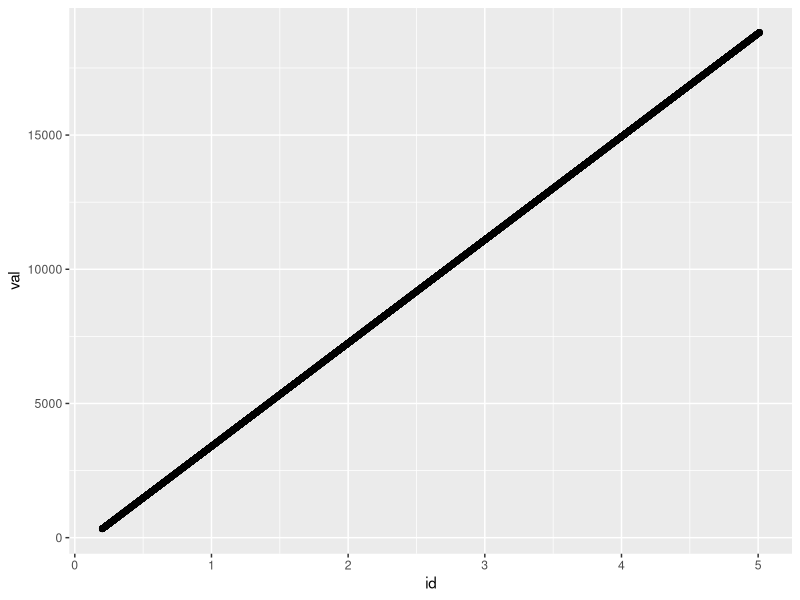
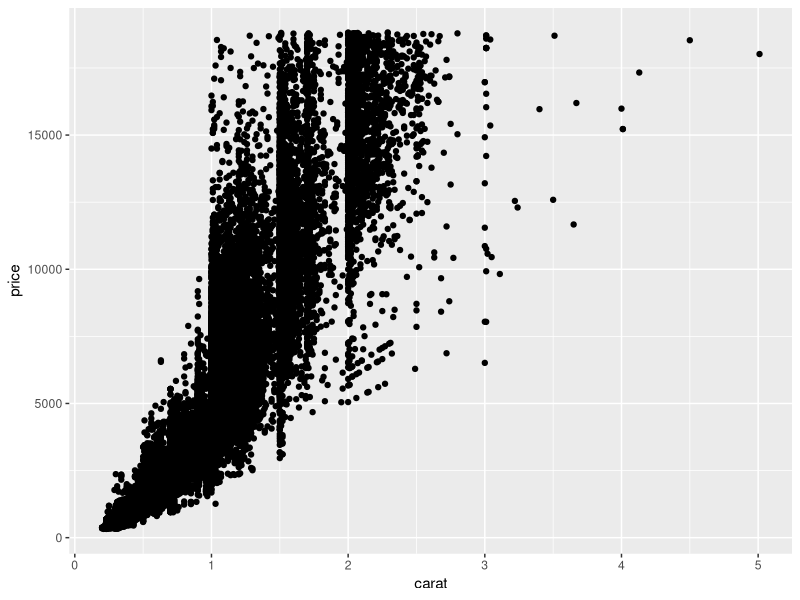
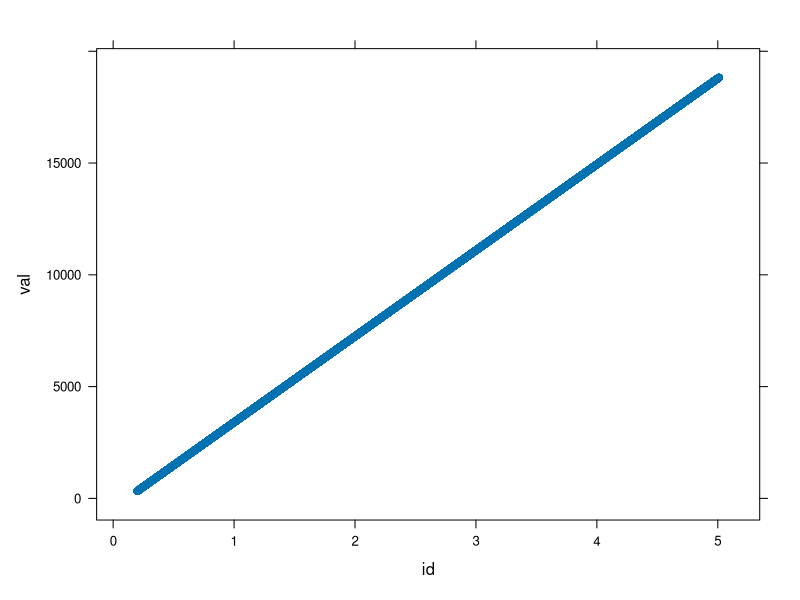
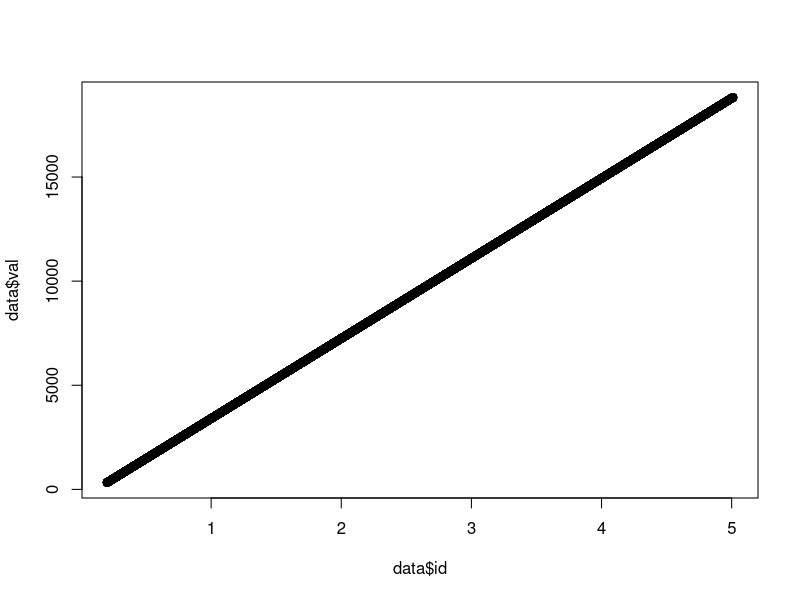
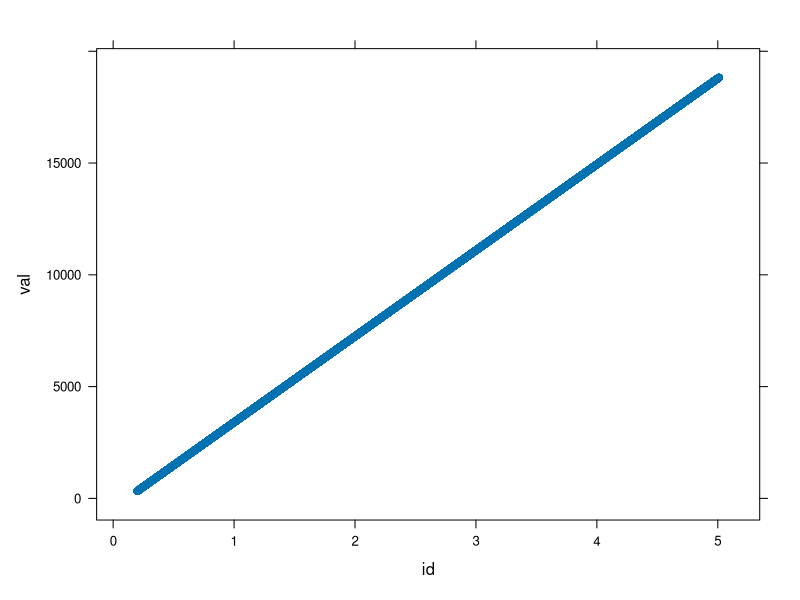
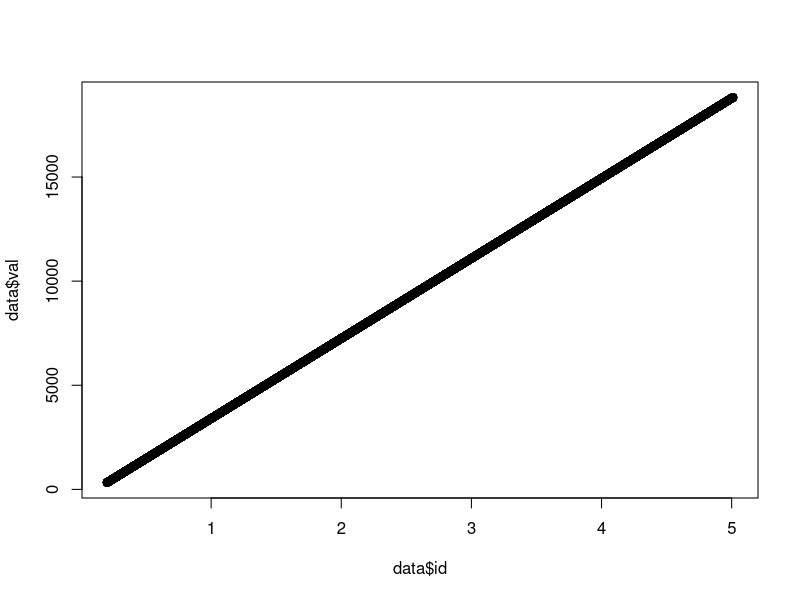
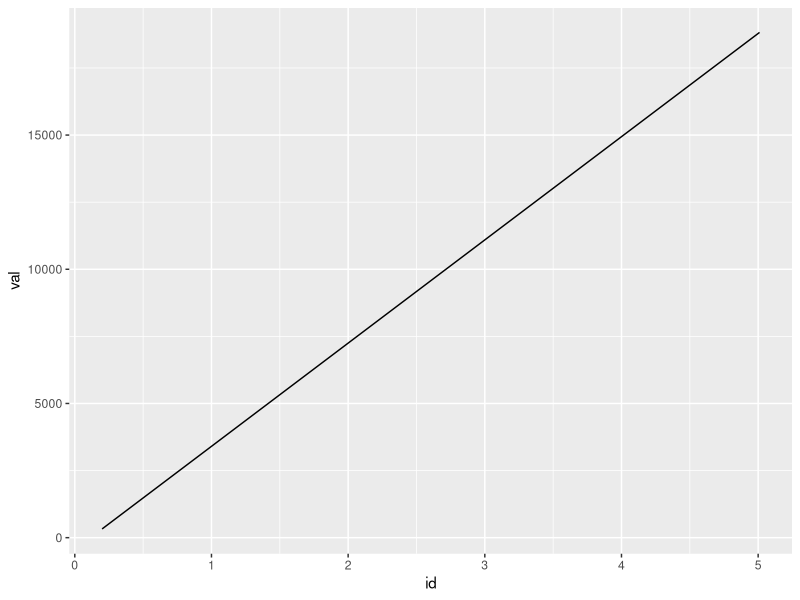
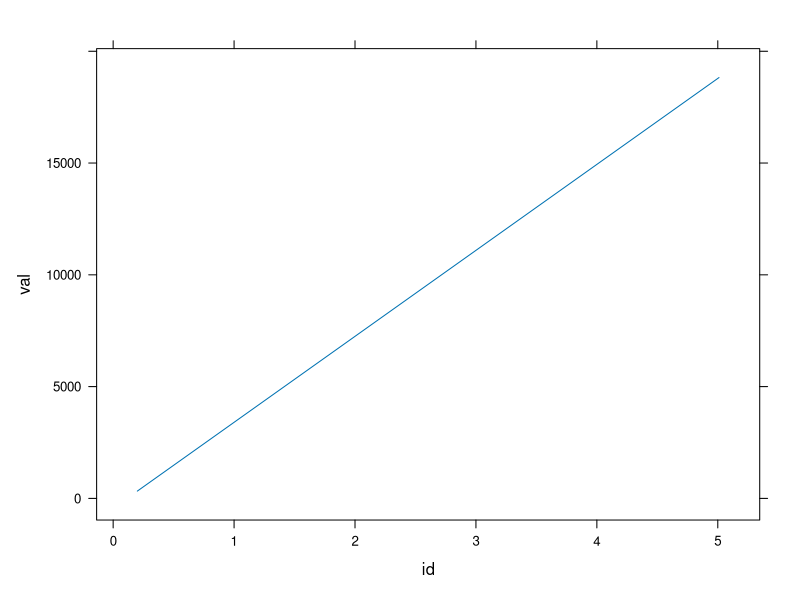

The R script that drew these images, in order: (Note: this script raises an error after producing the figures.)
## ---- chunk 1
knitr::opts_chunk$set(echo = TRUE, cache = TRUE)
## ---- chunk 2
library(tidyr)
library(forcats)
library(dplyr)

library(ggplot2)
library(lattice)
library(grid) 
library(microbenchmark)
## ---- chunk 3
line_point_bencher <- function(data, times = 5) {
  microbenchmark(
    gg_point = {
      png()
      p <- ggplot(data, aes(x = id, y = val)) + geom_point()
      print(p)
      dev.off()
    },
    gg_line = {
      png()
      p <- ggplot(data, aes(x = id, y = val)) + geom_path()
      print(p)
      dev.off()
    },
    base_point = {
      png()
      plot(data$id, data$val)
      dev.off()
    },
    base_line = {
      png()
      plot(data$id, data$val, type = 'l')
      dev.off()
    },
    lattice_point = {
      png()
      print(xyplot(val ~ id, data))
      dev.off()
    },
    lattice_line = {
      png()
      print(xyplot(val ~ id, data, type = 'l'))
      dev.off()
    }, times = times
  )
}

line_point_plotter <- function(data) {
  data %>%
    separate(expr, c("plotter", "type"), sep = "_") %>%
    ggplot() +
    geom_line(aes(fct_reorder(plotter, mean), mean, color = type, group = type))
}
## ---- chunk 4
n <- nrow(diamonds)
dat <- function(x) { 
  data.frame(
    id = seq(min(diamonds$carat), max(diamonds$carat), length.out = x), 
    val = seq(min(diamonds$price), max(diamonds$price), length.out = x)
  ) 
}
ggplot(dat(n), aes(id, val)) + geom_point()
## ---- chunk 5
ggplot(diamonds, aes(carat, price)) + geom_point()
## ---- chunk 6
straight_small <- line_point_bencher(dat(n)) %>%
  summary() %>% 
  mutate(plot = "small") 
## ---- chunk 7
straight_large <- line_point_bencher(dat(n * 2)) %>%
  summary() %>%
  mutate(plot = "large")
## ---- chunk 8
d <- data.frame(id = diamonds$carat, val = as.numeric(diamonds$price))
diamond_plots <- line_point_bencher(d) %>% 
  summary() %>%
  mutate(plot = 'diamonds')
## ---- chunk 9
bind_rows(straight_large, straight_small, diamond_plots) %>%
  mutate(plot = factor(plot, levels = c("diamonds", "small", "large"))) %>%
  line_point_plotter() +
  facet_wrap(~plot)
## ---- chunk 10
n <- nrow(diamonds)
dat <- function(x) { 
  data.frame(
    id = 1:x, 
    val = seq(min(diamonds$price), max(diamonds$price), length.out = x)
  ) 
}
## ---- chunk 11
straight_small_ints <- line_point_bencher(dat(n)) %>%
  summary() %>%
  mutate(data = "int")

straight_small %>%
  mutate(data = "double") %>%
  bind_rows(straight_small_ints) %>%
  line_point_plotter() + 
  facet_wrap(~data) + 
  ylim(c(0, 1500)) 
## ---- chunk 12
d <- data.frame(id = diamonds$carat, val = diamonds$price)
diamond_plots_int <- line_point_bencher(d) %>%
  summary() %>%
  mutate(data = "int")
## ---- chunk 13
diamond_plots %>%
  mutate(data = "double") %>%
  bind_rows(diamond_plots_int) %>%
  line_point_plotter() + 
  facet_wrap(~data) + 
  ylim(c(0, 1500))
